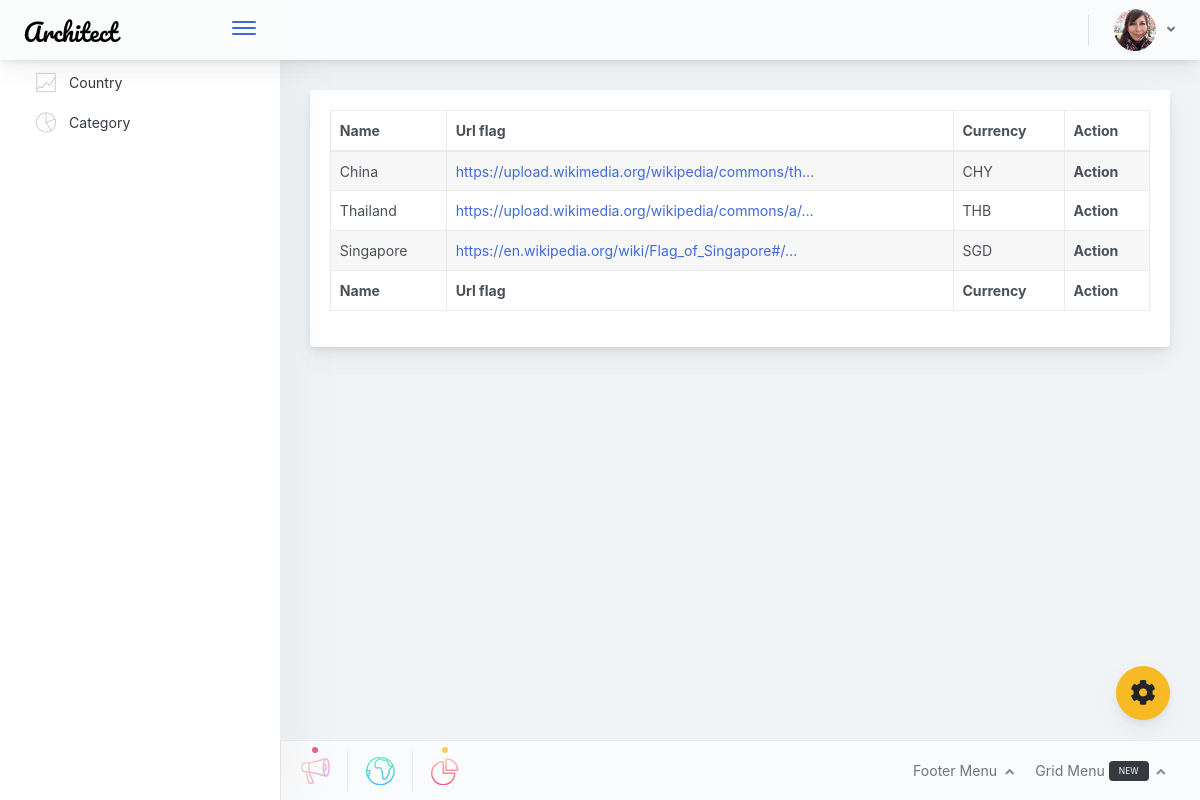
/country/, run on the app's committed database.
### api/models.py (models this page shows, shortened)
class Country(models.Model):
  country_name = models.CharField(max_length=255, blank=True, null=True)
  country_flag = models.URLField(max_length=255, blank=True, null=True)
  country_currency = models.CharField(max_length=255, blank=True, null=True)

### web/views.py (the view)
# urls.py: path('country/', views.ListCountry.as_view(), name='country_list'),
class ListCountry(ListView, LoginRequiredMixin):
    template_name = 'dashboard/country/list.html'
    model = models.Country
    context_object_name = 'lists'

### templates/dashboard/country/list.html
{% extends 'dashboard/base.html' %}
{% load static %}
{% block content %}
<div class="tabs-animation">
  <div class="card mb-3">
      <div class="card-body">
          <table style="width: 100%;" id="example" class="table table-hover table-striped table-bordered">
              <thead>
              <tr>
                  <th>Name</th>
                  <th>Url flag</th>
                  <th>Currency</th>
                  <th>Action</th>
              </tr>
              </thead>
              <tbody>
                {% for list in lists %}
                <tr>
                    <td>{{list.country_name}}</td>
                    <td>
                        <a href="{{list.country_flag}}">
                            {{list.country_flag|truncatechars:50}}
                        </a>
                    </td>
                    <td>{{list.country_currency}}</td>
                    <th>Action</th>
                </tr>
                {% endfor %}
              </tbody>
              <tfoot>
              <tr>
                  <th>Name</th>
                  <th>Url flag</th>
                  <th>Currency</th>
                  <th>Action</th>
              </tr>
              </tfoot>
          </table>
      </div>
  </div>
</div>
{% endblock content %}

### data on the page
Country: country_name "China", country_flag "https://upload.wikimedia.org/wikipedia/commons/th…", country_currency "CHY"
Country: country_name "Thailand", country_flag "https://upload.wikimedia.org/wikipedia/commons/a/…", country_currency "THB"
Country: country_name "Singapore", country_flag "https://en.wikipedia.org/wiki/Flag_of_Singapore#/…", country_currency "SGD"
